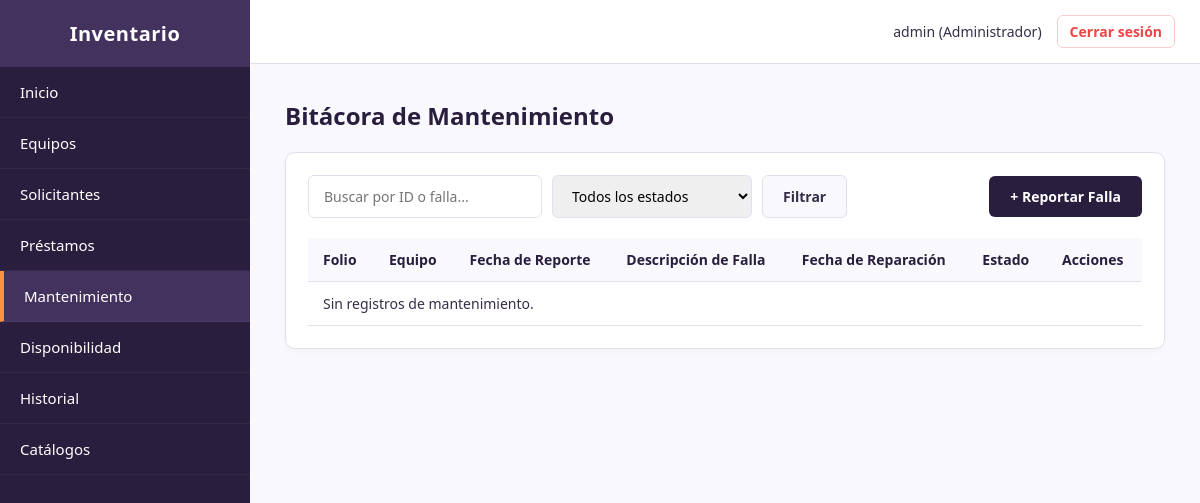
The app's page /pages/mantenimiento/mantenimiento.php (signed in), older data.
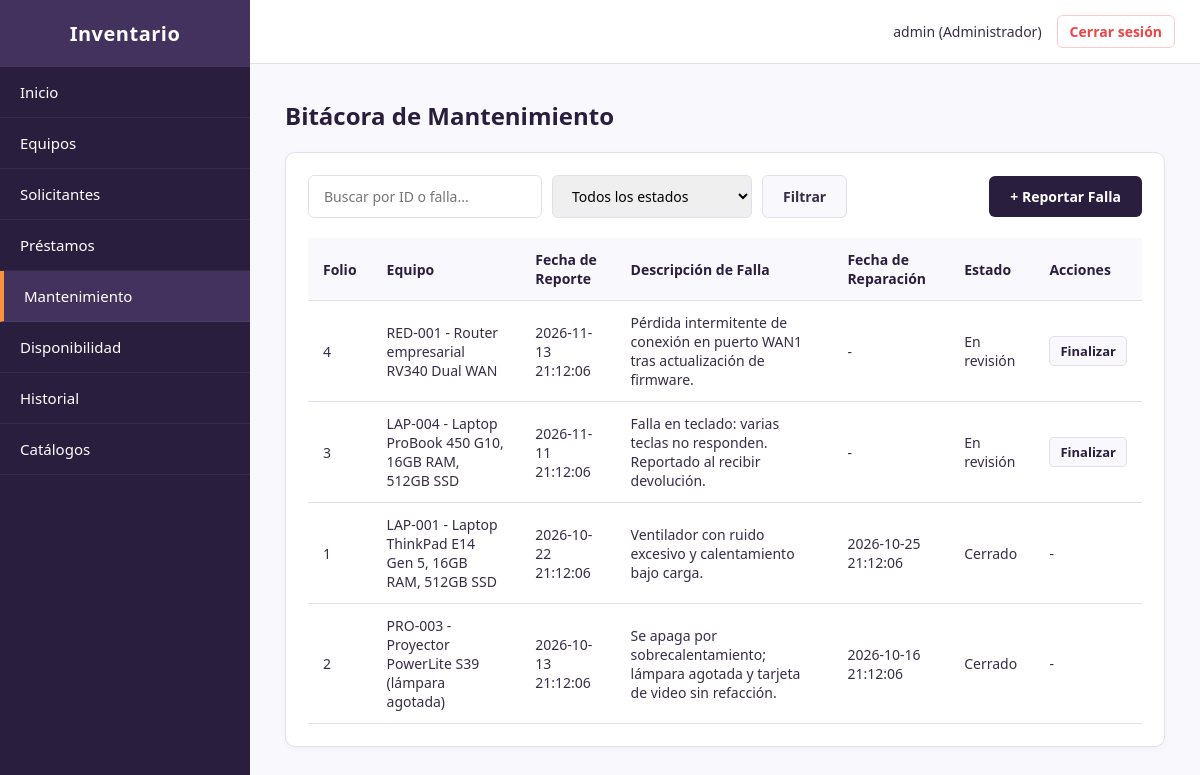
The same page, newer data.
### tables this page shows
CREATE TABLE IF NOT EXISTS bitacora_mantenimiento (
    id_mantenimiento INT AUTO_INCREMENT PRIMARY KEY,
    id_inventario VARCHAR(50) NOT NULL,
    fecha_reporte DATETIME NOT NULL DEFAULT CURRENT_TIMESTAMP,
    descripcion_falla TEXT NOT NULL,
    fecha_reparacion DATETIME DEFAULT NULL,
    CONSTRAINT chk_fecha_reparacion CHECK (fecha_reparacion IS NULL OR fecha_reparacion >= fecha_reporte),
    FOREIGN KEY (id_inventario) REFERENCES equipos(id_inventario) ON DELETE RESTRICT ON UPDATE CASCADE
);

CREATE TABLE IF NOT EXISTS equipos (
    id_inventario VARCHAR(50) PRIMARY KEY,
    descripcion VARCHAR(200) NOT NULL,
    id_categoria INT NOT NULL,
    id_marca INT NOT NULL,
    condicion_actual ENUM('Disponible', 'Prestado', 'Mantenimiento', 'Baja') DEFAULT 'Disponible',
    FOREIGN KEY (id_categoria) REFERENCES categorias(id_categoria) ON DELETE RESTRICT ON UPDATE CASCADE,
    FOREIGN KEY (id_marca) REFERENCES marcas(id_marca) ON DELETE RESTRICT ON UPDATE CASCADE
);

### includes/auth.php (called while the page is built, shortened)
<?php
function esAdmin() {
    return ($_SESSION['rol'] ?? '') === 'Administrador';
}

### pages/mantenimiento/mantenimiento.php (the view, shortened to what this page needs)
<?php
$base = '../../';
require_once $base . 'includes/auth.php';
require_once $base . 'includes/conexion.php';
$buscar = trim($_GET['buscar'] ?? '');
$sql = 'SELECT bm.id_mantenimiento, bm.id_inventario, e.descripcion AS equipo,
               bm.fecha_reporte, bm.descripcion_falla, bm.fecha_reparacion
        FROM bitacora_mantenimiento bm
        INNER JOIN equipos e ON bm.id_inventario = e.id_inventario
        WHERE 1=1';
$params = [];
$sql .= ' ORDER BY (bm.fecha_reparacion IS NOT NULL) ASC, bm.fecha_reporte DESC';
$stmt = $pdo->prepare($sql);
$stmt->execute($params);
$reportes = $stmt->fetchAll();
require $base . 'includes/header.php';
?>
            <h1>Bitácora de Mantenimiento</h1>
            <div class="panel">
                <div class="toolbar">
                    <form action="mantenimiento.php" method="GET" class="filters">
                        <input type="text" name="buscar" placeholder="Buscar por ID o falla..." class="input-search" value="<?= htmlspecialchars($buscar) ?>">
                        <select name="estado_mantenimiento" class="select-filter">
                            <option value="">Todos los estados</option>
                        </select>
                        <button type="submit" class="btn-secondary">Filtrar</button>
                    </form>
                    <?php if (esAdmin()): ?>
                        <a href="registrar.php" class="btn-primary btn-add">+ Reportar Falla</a>
                    <?php endif; ?>
                </div>
                <div class="table-container">
                    <table class="data-table">
                        <thead>
                            <tr>
                                <th>Folio</th>
                                <th>Equipo</th>
                                <th>Fecha de Reporte</th>
                                <th>Descripción de Falla</th>
                                <th>Fecha de Reparación</th>
                                <th>Estado</th>
                                <?php if (esAdmin()): ?>
                                    <th>Acciones</th>
                                <?php endif; ?>
                            </tr>
                        </thead>
                        <tbody>
                            <?php if (empty($reportes)): ?>
                                <tr><td colspan="<?= esAdmin() ? 7 : 6 ?>">Sin registros de mantenimiento.</td></tr>
                            <?php else: ?>
                                <?php foreach ($reportes as $fila): ?>
                                    <?php $abierto = $fila['fecha_reparacion'] === null; ?>
                                    <tr>
                                        <td><?= $fila['id_mantenimiento'] ?></td>
                                        <td><?= htmlspecialchars($fila['id_inventario'] . ' - ' . $fila['equipo']) ?></td>
                                        <td><?= htmlspecialchars($fila['fecha_reporte']) ?></td>
                                        <td><?= htmlspecialchars($fila['descripcion_falla']) ?></td>
                                        <td><?= $abierto ? '-' : htmlspecialchars($fila['fecha_reparacion']) ?></td>
                                        <td><?= $abierto ? 'En revisión' : 'Cerrado' ?></td>
                                        <?php if (esAdmin()): ?>
                                            <td>
                                                <?php if ($abierto): ?>
                                                    <div class="table-actions">
                                                        <a href="finalizar.php?id=<?= $fila['id_mantenimiento'] ?>" class="action-link">Finalizar</a>
                                                    </div>
                                                <?php else: ?>
                                                    -
                                                <?php endif; ?>
                                            </td>
                                        <?php endif; ?>
                                    </tr>
                                <?php endforeach; ?>
                            <?php endif; ?>
                        </tbody>
                    </table>
                </div>
            </div>
<?php
require $base . 'includes/footer.php';
?>

Row changes from the older to the newer data that the page shows:
added bitacora_mantenimiento: id_mantenimiento "4", id_inventario.descripcion "RED-001 - Router empresarial RV340 Dual WAN", fecha_reporte "2026-11-13 21:12:06", descripcion_falla "Pérdida intermitente de conexión en puerto WAN1 tras actualización de firmware.", shows "En revisión"
added bitacora_mantenimiento: id_mantenimiento "3", id_inventario.descripcion "LAP-004 - Laptop ProBook 450 G10, 16GB RAM, 512GB SSD", fecha_reporte "2026-11-11 21:12:06", descripcion_falla "Falla en teclado: varias teclas no responden. Reportado al recibir devolución.", shows "En revisión"
added bitacora_mantenimiento: id_mantenimiento "1", id_inventario.descripcion "LAP-001 - Laptop ThinkPad E14 Gen 5, 16GB RAM, 512GB SSD", fecha_reporte "2026-10-22 21:12:06", descripcion_falla "Ventilador con ruido excesivo y calentamiento bajo carga.", fecha_reparacion "2026-10-25 21:12:06", shows "Cerrado"
added bitacora_mantenimiento: id_mantenimiento "2", id_inventario.descripcion "PRO-003 - Proyector PowerLite S39 (lámpara agotada)", fecha_reporte "2026-10-13 21:12:06", descripcion_falla "Se apaga por sobrecalentamiento; lámpara agotada y tarjeta de video sin refacción.", fecha_reparacion "2026-10-16 21:12:06", shows "Cerrado"
Text that changed along with them:
text no longer shown: "Sin registros de mantenimiento."
